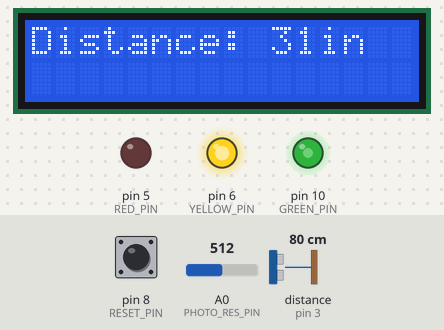
A sketch run on a simulated Arduino Uno, built with avr-gcc and run on an emulated ATmega328P. Parts: 16×2 character LCD, output pins drawn as LEDs (lit = HIGH). Wiring (inferred from the names in the program): ultrasonic range finder: trigger pin 4; echo pin 3. The inputs (shaded band) are chosen by the test bench; at power-on: distance to the obstacle (sensor on pin 3) 80 cm, pin 8 (RESET_PIN) LOW, A0 (PHOTO_RES_PIN) = 512. The echo pulse lasts 58.3 µs per cm; pins used as bus, display or sensor lines are not drawn.

Above: at 2.25 s.
2.3 s: distance to the obstacle (sensor on pin 3) set to 2 cm
At 3.8 s:
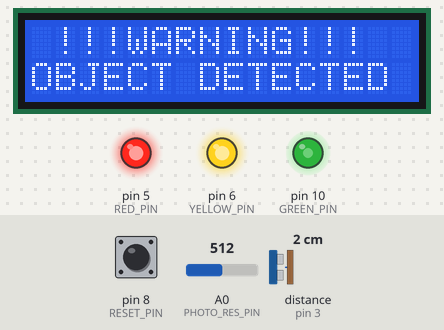
4.2 s: pin 8 (RESET_PIN) pulled HIGH for 1 s
At 5.4 s:
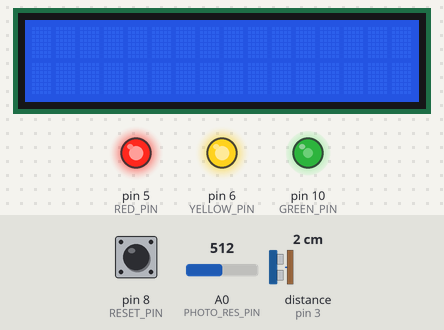
8.2 s: pin 8 (RESET_PIN) pulled HIGH for 3.2 s
At 9.3 s:
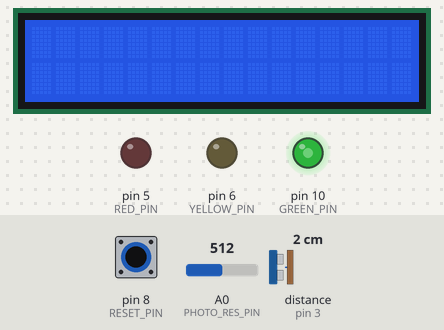
14.4 s: A0 (PHOTO_RES_PIN) set to 390
At 17.2 s:
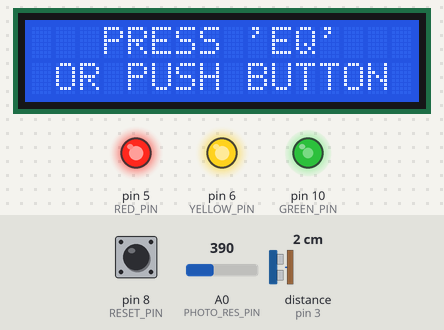
17.4 s: A0 (PHOTO_RES_PIN) set to 122
At 18.6 s:
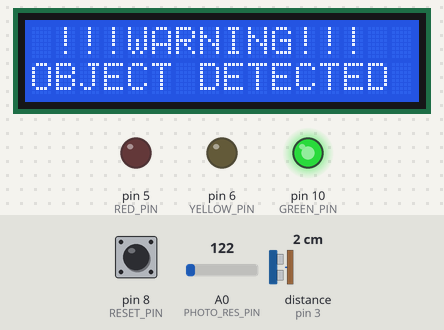
20.4 s: A0 (PHOTO_RES_PIN) set to 900
At 22.7 s:
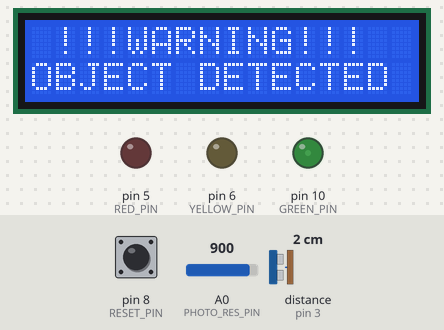
Timing chart, 0 to 24.4 s (numbered marks = the images above; inputs shaded):
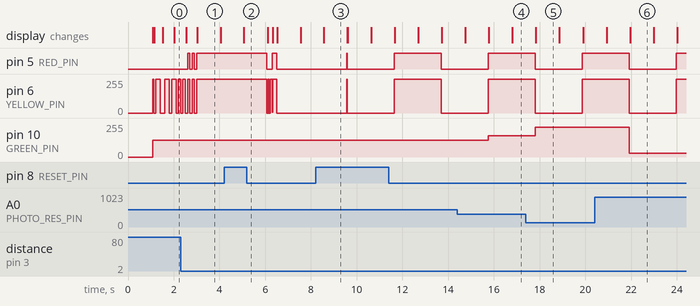

Measured:
- after the input at 2.3 s, pin 5 (RED_PIN): alternates HIGH for 0.10 s and LOW for 0.10 s, 5 changes in all, then stays HIGH, starting after 0.30 s; the display: first changes after 0.24 s (image 1 shows a later state)
- after the input at 4.2 s, the display: changes after 0.86 s (image 2)
- after the input at 8.2 s, the display: changes after 0.36 s (image 3)
- after the input at 14.4 s, pin 10 (GREEN_PIN): 127/255 → 158/255 after 1.4 s
- after the input at 17.4 s, pin 10 (GREEN_PIN): 158/255 → 225/255 after 0.41 s
- after the input at 20.4 s, pin 10 (GREEN_PIN): 225/255 → 30/255 after 1.5 s
- what the display in image 1 shows lasts 1.1 s, from 3.0 s to 4.1 s

The sketch:

sketch_oct3c.ino
```cpp
/*
* Final Project
*
* Goals:
*   - Using a ultrasonic sensor, capture and display the distance to an object - Completed
*   - Changed LED Blink Rate depending on the distance - Completed
*   - Lock the Application when an obstacle is too close. - Completed
*   - Unlock the application when the user presses the push button - Completed
*   - LCD Setup and Welcome message - Completed
*   - Print distance and warning message to LCD Screen - Completed
*   - Setup IR Remote Controller and map buttons - Completed
*   - Setup program unlocking via the "EQ" button on the remote - Completed
*   - Change and save (EEPROM) the distance unit - Completed
*   - Switch between LCD Screens and Reset Settings - Completed
*   - Print Luminosity and adjust the lighting from the photoresistor - Completed
*   - **FINAL PROJECT COMPLETED**
*
*
*/
//LIBS
#include <LiquidCrystal_I2C.h>
#include <IRremote.h>
#include <EEPROM.h>

//PIN OUT
#define ECHO_PIN 3
#define TRIGGER_PIN 4
#define RED_PIN 5
#define YELLOW_PIN 6
#define GREEN_PIN 10
#define RESET_PIN 8
#define IR_PIN 9
#define PHOTO_RES_PIN A0

//THRESHOLDS
#define CM_LOCK_UP_THRESHOLD 10 //cm
#define IN_LOCK_UP_THRESHOLD 4 //inches
#define MAX_CM_DISTANCE_LIMIT 400 //cm
#define MAX_IN_DISTANCE_LIMIT 157 //inches

//LCD PARAMETERS
#define ADDR 0x27
#define ROW 16
#define COL 2

//BUTTON MAPPING
#define IR_BUTTON_PWR 69
#define IR_BUTTON_MODE 70
#define IR_BUTTON_MUTE 71
#define IR_BUTTON_PLAY 68
#define IR_BUTTON_REWIND 64
#define IR_BUTTON_FORWARD 67
#define IR_BUTTON_EQ 7
#define IR_BUTTON_VOL_DOWN 21
#define IR_BUTTON_VOL_UP 9
#define IR_BUTTON_0 22
#define IR_BUTTON_1 12
#define IR_BUTTON_2 24
#define IR_BUTTON_3 94
#define IR_BUTTON_4 8
#define IR_BUTTON_5 28
#define IR_BUTTON_6 90
#define IR_BUTTON_7 66
#define IR_BUTTON_8 82
#define IR_BUTTON_9 74

//IR REMOTE INPUT VAR
int buttonCMD;

//OBJ CREATION(S)
LiquidCrystal_I2C lcd(ADDR, ROW, COL);

//TRIGGER TIMINGS
#define TRIGGER_DELAY 100 //ms
unsigned long lastTriggerTime = millis();

//PRINT DELAY TIMINGS
#define PRINT_DELAY 500 //ms
unsigned long lastPrintTime = millis();

//BLINK TIMINGS
unsigned long lastBlinkTime = millis();

//PROGRAM LOCK TIMINGS
#define LOCK_UP_DELAY 500 //ms
unsigned long lastLockupBlinkTime = millis();

//IR TIMINGS
#define IR_DELAY 500 //ms
unsigned long lastIRTime = millis();

//Lumonisity Timings
#define LUMON_DELAY 100
unsigned long lastPhotoResReadTime = millis();

//ECHO INTERRUPT VARS
volatile bool newResponse = false;
volatile unsigned long startTime;
volatile unsigned long endTime;

//LED STATES
int RED_STATE = LOW;
int YELLOW_STATE = LOW;
int GREEN_STATE = LOW;

//LCD MODES
#define LCD_MODE_DISTANCE 1
#define LCD_MODE_SETTINGS 2
#define LCD_MODE_LUMONS 3
int LCD_MODE = LCD_MODE_DISTANCE;

//UNIT MODES
#define CM_MODE 0
#define IN_MODE 1

//EEPROM WRITE ADDR
#define UNIT_ADDR 50

//GLOBAL UNIT VAR
int UNIT = EEPROM.read(UNIT_ADDR);

//GLOBAL BRIGHTNESS VALUE
byte brightness;

//GLOBAL ULTRASONIC SENSOR DISTANCE VARIABLE
int distance;

//FOR COMPLIMENTARY FILTER
int previousCMDistance = MAX_CM_DISTANCE_LIMIT;
int previousINDistance = MAX_IN_DISTANCE_LIMIT;

//PROGRAM STATE
bool PROGRAM_LOCKED = false;

//SETUPS LCD
void setupLCD(){
  lcd.init();
  lcd.backlight();
  lcd.setCursor(0,0);
  lcd.print("Initializing...");
}

//Main setup
void setup() {
  //LCD Setup
  setupLCD();

  //Serial for debug
  Serial.begin(115200);

  //IR Receiver setup
  IrReceiver.begin(IR_PIN);

  //PINMODES
  pinMode(TRIGGER_PIN, OUTPUT);
  pinMode(ECHO_PIN, INPUT);
  pinMode(RED_PIN, OUTPUT);
  pinMode(YELLOW_PIN, OUTPUT);
  pinMode(GREEN_PIN, OUTPUT);

  //INTERRUPTS
  attachInterrupt(digitalPinToInterrupt(ECHO_PIN),
                  echoInterrupt,
                  CHANGE
                );

  //Buffer between setup and running
  delay(1000);
  lcd.clear();
}

//================DONE WITH SETUP================\\

//ECHO INTERUPT
void echoInterrupt(){
  if(digitalRead(ECHO_PIN) == HIGH){
    startTime = micros();
    newResponse = false;
  } else {
    endTime = micros();
    newResponse = true;
  }
}

//CHECKS IF 60ms (TRIGGER_DELAY) HAS PASSED
//IF SO IT KNOWS TO SEND A NEW TRIGGER
bool checkToTrigger(){
  unsigned long timeNow = millis();
  if((timeNow - lastTriggerTime) > TRIGGER_DELAY){
    lastTriggerTime += TRIGGER_DELAY;
    return true;
  } else {
    return false;
  }
}

//WHEN CALLED SENDS OUT NEW TRIGGER
void newTrigger(){
  digitalWrite(TRIGGER_PIN, LOW);
  delayMicroseconds(2);
  digitalWrite(TRIGGER_PIN, HIGH);
  delayMicroseconds(10);
  digitalWrite(TRIGGER_PIN, LOW);
}

//CALCULATES THE DISTANCE
//endTime & startTime are global vars changed via ECHO INTERRUPT
int calculateDistance(){
  int distance;
  if(UNIT == CM_MODE){
    distance = (endTime - startTime) / 58;

    //Sensor can only read up to 400cm
    //If it gets a wild reading over the limit it will set the distance to the max limit
    if(distance > MAX_CM_DISTANCE_LIMIT){
      distance = MAX_CM_DISTANCE_LIMIT;
    }

    //Complimentary Filter
    distance = previousCMDistance * 0.6 + distance * 0.4;

    previousCMDistance = distance;

    return distance;
  } else {
    distance = (endTime - startTime) / 148;

    //Sensor can only read up to 157in
    //If it gets a wild reading over the limit it will set the distance to the max limit
    if(distance > MAX_IN_DISTANCE_LIMIT){
      distance = MAX_IN_DISTANCE_LIMIT;
    }

    //Complimentary Filter
    distance = previousINDistance * 0.6 + distance * 0.4;

    previousINDistance = distance;

    return distance;
  }
}

//CHECKS IF PRINT_DELAY TIMING HAS PASSED TO BE ABLE TO PRINT TO LCD
bool checkToPrintToLCD(){
  unsigned long timeNow = millis();
  if((timeNow - lastPrintTime) > PRINT_DELAY){
    lastPrintTime += PRINT_DELAY;
    return true;
  } else {
    return false;
  }
}

//PRINTS DISTANCE ONTO LCD
void printDistanceToLCD(const int distance){
  lcd.setCursor(0, 0);
  lcd.print("Distance: ");

  //Clears the last calculated distance
  for(int i = 10; i < 16; i++){
    lcd.print(" ");
  }
  lcd.setCursor(10, 0);

  lcd.print(distance);

  if(UNIT == CM_MODE){
    if((distance <= 99) && (distance > 10)){
      if(distance <= 50){
        lcd.setCursor(0,1);
        lcd.print("!!! WARNING !!!");
      }
      lcd.setCursor(12, 0);
      lcd.print("cm");
    } else if (distance >= 100){
      lcd.setCursor(0,1);
      //Clears !!! WARNING !!! if any
      for(int i = 0; i < 17; i++){
        lcd.print(" ");
      }

      lcd.setCursor(13,0);
      lcd.print("cm");
    }
  } else {
      if((distance <= 99) && (distance > IN_LOCK_UP_THRESHOLD)){
        if(distance <= 15){
          lcd.setCursor(0,1);
          lcd.print("!!! WARNING !!!");
        }

        lcd.setCursor(12, 0);
        lcd.print("in");
      } else if (distance >= 100){
        lcd.setCursor(0,1);
        //Clears !!! WARNING !!! if any
        for(int i = 0; i < 17; i++){
          lcd.print(" ");
        }

        lcd.setCursor(13,0);
        lcd.print("in");
      }
    }
  }

//Changes how fast yellow blinks
//& detects if obj is too close it will lock program
void updateWarningLED(int distance){
  unsigned long timeNow = millis();

  if(UNIT == CM_MODE){
    if(distance <= CM_LOCK_UP_THRESHOLD){
      if((timeNow - lastLockupBlinkTime) > LOCK_UP_DELAY){
        lastLockupBlinkTime += LOCK_UP_DELAY;
        YELLOW_STATE = ~YELLOW_STATE;
        RED_STATE = YELLOW_STATE;
        digitalWrite(YELLOW_PIN, YELLOW_STATE);
        digitalWrite(RED_PIN, RED_STATE);

        lockProgram();
      }
      return;
    } else {

    }
  } else {
    if(distance <= IN_LOCK_UP_THRESHOLD){
      if((timeNow - lastLockupBlinkTime) > LOCK_UP_DELAY){
        lastLockupBlinkTime += LOCK_UP_DELAY;
        YELLOW_STATE = ~YELLOW_STATE;
        RED_STATE = YELLOW_STATE;
        digitalWrite(YELLOW_PIN, YELLOW_STATE);
        digitalWrite(RED_PIN, RED_STATE);

        lockProgram();
      }
      return;
    }

  }

  /*Simple blink delay.
    - 100cm distance = 500 ms blink delay
    - 50cm distance = 250ms blink delay.

    Objective is as the obj gets closer the blink delay gets shorter.
    distance * 5 results in a good blink delay imo
  */
  int newBlinkDelay = distance * 5;

  if((timeNow - lastBlinkTime) > newBlinkDelay){
    lastBlinkTime += newBlinkDelay;
    YELLOW_STATE = ~YELLOW_STATE;
    digitalWrite(YELLOW_PIN, YELLOW_STATE);
    digitalWrite(RED_PIN, LOW);
  }
}

//Locks the program
void lockProgram(){
  if(!PROGRAM_LOCKED){
    PROGRAM_LOCKED = true;
  }
}

//Unlocks program
void unlockProgram(){
  if(PROGRAM_LOCKED){
    PROGRAM_LOCKED = false;
  }
}

//LCD Screen while program is locked
void printLockUpWarning(){
  lcd.clear();
  lcd.setCursor(1, 0);
  lcd.print("!!!WARNING!!!");
  lcd.setCursor(0, 1);
  lcd.print("OBJECT DETECTED");
  delay(1000);
  lcd.clear();
  lcd.setCursor(3, 0);
  lcd.print("PRESS 'EQ'");
  lcd.setCursor(1, 1);
  lcd.print("OR PUSH BUTTON");
  delay(1000);
}

//Makes sure LCD_MODE is a valid number
void validateLCDMode(){
  if(LCD_MODE < LCD_MODE_DISTANCE){
      LCD_MODE = LCD_MODE_LUMONS;
    }

  if(LCD_MODE > LCD_MODE_LUMONS){
    LCD_MODE = LCD_MODE_DISTANCE;
  }
}

//Updates Unit mode
void updateUnitMode(){
  if(buttonCMD == IR_BUTTON_MODE){
    if(UNIT == CM_MODE){
      UNIT = IN_MODE;
    } else {
      UNIT = CM_MODE;
    }
    EEPROM.write(UNIT_ADDR, UNIT);
  }
}

//Will display a different screen depending on LCD_MODE
void toggleLCDScreen(int LCD_MODE){
  switch(LCD_MODE){
    case (LCD_MODE_DISTANCE):
      //Display Distance
      printDistanceToLCD(distance);
      break;
    case (LCD_MODE_SETTINGS):
      printSettings();
      break;
    case (LCD_MODE_LUMONS):
      lcd.clear();
      printLuminosity();
      break;
  }
}

//Checks if user pushed a button on IR remote
bool checkForNewIR(){
  unsigned long timeNow = millis();
  if((timeNow - lastIRTime) > IR_DELAY){
    lastIRTime += IR_DELAY;
    return true;
  } else {
    return false;
  }
}

//Resets the program to default settings
void resetSettings(){
  if(LCD_MODE == LCD_MODE_SETTINGS){
    UNIT = CM_MODE;
    EEPROM.write(UNIT_ADDR, UNIT);
    lcd.clear();
    lcd.print("SETTINGS CLEARED");
    delay(1000);
  }
}

//Completes the action for the button the user pushed on the IR Remote
void completeIRButtonAction(const int &command){
  switch(command){
    case (0):
      //Do nothing
      break;

    case (IR_BUTTON_MODE):
      updateUnitMode();
      break;

    case (IR_BUTTON_FORWARD):
      LCD_MODE += 1;
      validateLCDMode();
      break;

    case(IR_BUTTON_REWIND):
      LCD_MODE -= 1;
      validateLCDMode();
      break;
    case(IR_BUTTON_PWR):
      resetSettings();
      break;
    default:
      //Do nothing
      break;
  }
}

//updates the value for green's luminosity
void changeGreenBrightness(){
  unsigned long timeNow = millis();
  if((timeNow - lastPhotoResReadTime) > LUMON_DELAY){
    lastPhotoResReadTime += LUMON_DELAY;
    int luminosity = analogRead(PHOTO_RES_PIN);
    setGreenBrightness(luminosity);
  }
}

//sets green led brightness to result from previous function
void setGreenBrightness(const int &luminosity){
  brightness = 255 - (luminosity / 4);
  analogWrite(GREEN_PIN, brightness);
}

//print screen for luminonsity LCD_MODE
void printLuminosity(){
  lcd.print("Luminosity: ");
  lcd.print(brightness);
}

//print screen for settings LCD_MODE
void printSettings(){
  lcd.clear();
  lcd.setCursor(2, 0);
  lcd.print("PRESS POWER");
  lcd.setCursor(0, 1);
  lcd.print("TO RESET SETTING");
}

//MAIN
void loop() {
  if(checkToTrigger()){
    newTrigger();
  }

  //Updates value for buttonCMD depending if new IR input was detected
  if(checkForNewIR()){
    //Updates buttonCMD with new input from remote
    if(IrReceiver.decode()){
      IrReceiver.resume();
      buttonCMD = IrReceiver.decodedIRData.command;
      completeIRButtonAction(buttonCMD);
    }
  }

  //if new echo response
  if(newResponse){
    //Reseting flag for detecting a new echo
    newResponse = false;

    //Checks if program is locked
    if(PROGRAM_LOCKED){
      if(UNIT = CM_MODE){
        updateWarningLED(CM_LOCK_UP_THRESHOLD);
      } else {
        updateWarningLED(IN_LOCK_UP_THRESHOLD);
      }

      if(checkToPrintToLCD()){
        printLockUpWarning();
      }

      //If user pushes the button or press EQ on the remote, it will unlock program
      if(digitalRead(RESET_PIN) == HIGH || buttonCMD == IR_BUTTON_EQ){
        unlockProgram();
        lcd.clear();
        //Allows user to get hand out of the way to avoid dupe lock ups
        delay(1000);
      }

    //If Program isn't locked...
    } else {
      //Updates which unit to display
      distance = calculateDistance();

      updateWarningLED(distance);

      if(checkToPrintToLCD()){
        updateUnitMode();
        toggleLCDScreen(LCD_MODE);
      }
    }
  }

  changeGreenBrightness();

  //RESETING FLAG
  buttonCMD = 0;
}
```
